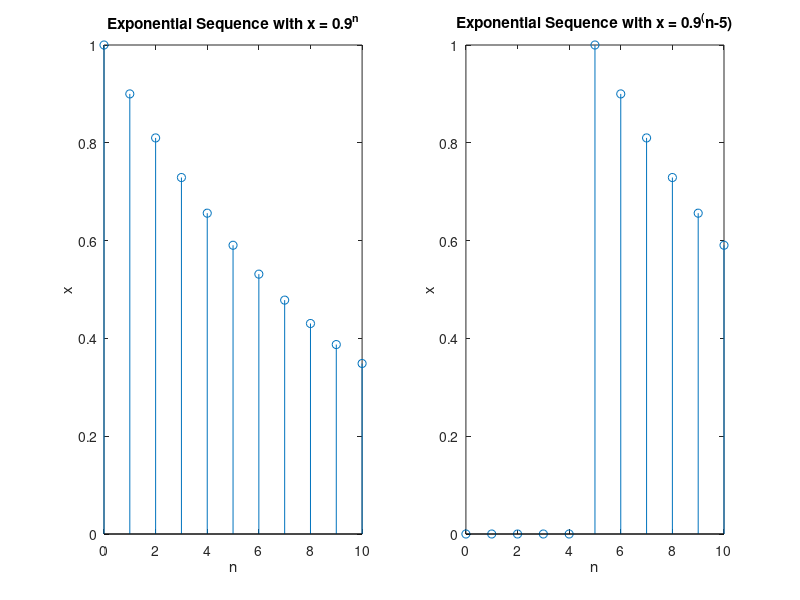

Write the MATLAB code that produced this figure.
% Define the range of n values
n = 0:10;

% Calculate the corresponding x values
x = 0.9.^n;

% Create a figure with two subplots
figure;
subplot(1,2,1);
stem(n, x);
xlabel('n');
ylabel('x');
title('Exponential Sequence with x = 0.9^n');

% Shift the sequence to the left by 5 times
x_shifted = [zeros(1,5), x(1:end-5)];

% Plot the shifted sequence in the second subplot
subplot(1,2,2);
stem(n, x_shifted);
xlabel('n');
ylabel('x');
title('Exponential Sequence with x = 0.9^(n-5)');

